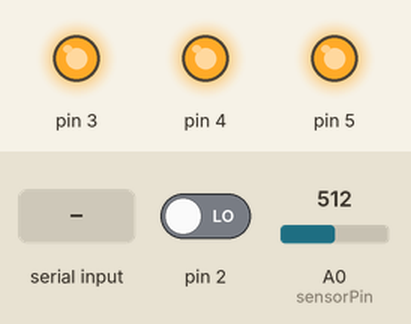
Recording of a sketch running on a simulated Arduino Uno, built with avr-gcc and run on an emulated ATmega328P. Parts: output pins drawn as LEDs (lit = HIGH). Dashed ring = blinking. Inputs (shaded band) come from the test bench; at power-on: pin 2 LOW, A0 (sensorPin) = 512. What the sketch prints to the serial monitor is not drawn.

Above: at 1.2 s.
1.3 s: pin 2 driven HIGH
At 2.12 s:
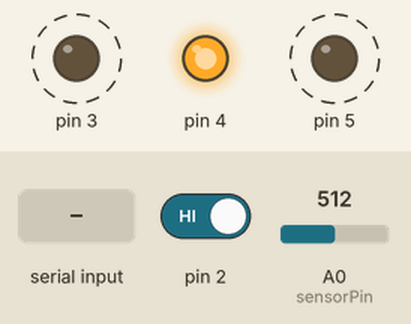
At 3.3 s:
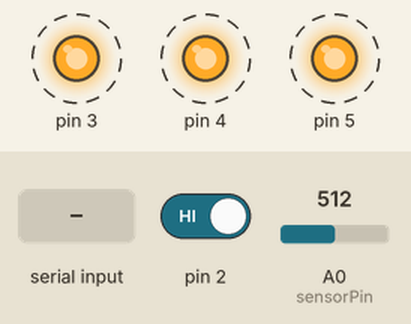
5.4 s: A0 (sensorPin) set to 122
At 6.0 s:
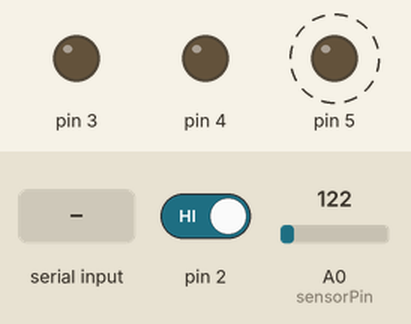
9.5 s: "Grn" received over Serial
At 10.8 s:
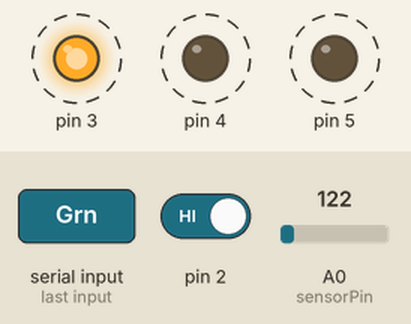
13.6 s: "Ylw" received over Serial
17.7 s: "Red" received over Serial
21.8 s: "Ylw90\n" received over Serial
Timing chart, 0 to 26.9 s (numbered marks = the images above; inputs shaded):
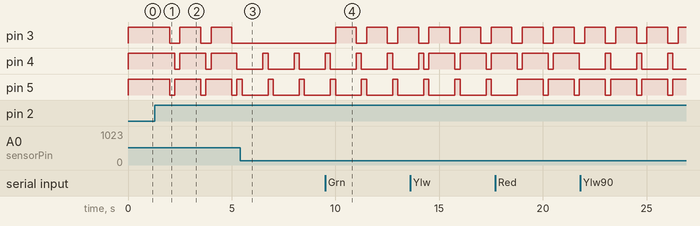

The sketch:

temperature_sensor_program_v2.ino
```cpp
const int sensorPin = A0;
const float baselineTemp = 20.0;
int AppState = 1;
int switchState = 0;
int grnLEDLmt = 22;
int ylwLEDLmt = 24;
int redLEDLmt = 26;

void setup()
{
  Serial.begin(9600);
  for (int pinNumber = 3; pinNumber < 6; pinNumber++)
  {
    pinMode(pinNumber, OUTPUT);
    digitalWrite(pinNumber, LOW);
  }
  pinMode(2, INPUT);
}

void loop()
{
  switchState = digitalRead(2);

  if (switchState == HIGH)
  {
    if (AppState == 1)
    {
      AppState = 2;
    }
    else if (AppState == 2)
    {
      AppState = 1;
    }
  }

  if (Serial.available() > 0)
  {
    String incomingCommand;
    while (Serial.available() > 0)
    {
      char incomingData = Serial.read();
      incomingCommand = incomingCommand + incomingData;
    }
    if (incomingCommand.equals("two"))
    {
      AppState = 2;
    }
    else if (incomingCommand.equals("one"))
    {
      AppState = 1;
    }
    else if (incomingCommand.startsWith("Grn"))
    {
      incomingCommand.remove(0, 3);
      grnLEDLmt = incomingCommand.toInt();
    }
    else if (incomingCommand.startsWith("Ylw"))
    {
      incomingCommand.remove(0, 3);
      ylwLEDLmt = incomingCommand.toInt();
    }
    else if (incomingCommand.startsWith("Red"))
    {
      incomingCommand.remove(0, 3);
      redLEDLmt = incomingCommand.toInt();
    }
  }

  if (AppState == 1)
  {
    int sensorVal = analogRead(sensorPin);
    float voltage = (sensorVal/1024.0) * 5.0;
    float temperature = (voltage - .5) * 100;
    Serial.print(temperature);

    /** old behaviour, changed to allow changing from GUI input
    if (temperature < baselineTemp)
    {
      digitalWrite(3, LOW);
      digitalWrite(4, LOW);
      digitalWrite(5, LOW);
    }
    else if (temperature >= baselineTemp + 2 && temperature < baselineTemp + 4)
    {
      digitalWrite(3, HIGH);
      digitalWrite(4, LOW);
      digitalWrite(5, LOW);
    }
    else if (temperature >= baselineTemp + 4 && temperature < baselineTemp + 6)
    {
      digitalWrite(3, HIGH);
      digitalWrite(4, HIGH);
      digitalWrite(5, LOW);
    }
    else if (temperature >= baselineTemp + 6)
    {
      digitalWrite(3, HIGH);
      digitalWrite(4, HIGH);
      digitalWrite(5, HIGH);
    }
    **/

    // Green LED
    if (temperature < grnLEDLmt)
    {
      digitalWrite(3, LOW);
    }
    else if (temperature >= grnLEDLmt)
    {
      digitalWrite(3, HIGH);
    }
    // Yellow LED
    if (temperature < ylwLEDLmt)
    {
      digitalWrite(4, LOW);
    }
    else if (temperature >= grnLEDLmt)
    {
      digitalWrite(4, HIGH);
    }
    // Red LED
    if (temperature < redLEDLmt)
    {
      digitalWrite(5, LOW);
    }
    else if (temperature >= grnLEDLmt)
    {
      digitalWrite(5, HIGH);
    }

    delay(1000);
  }
  else if (AppState == 2)
  {
    Serial.print("CLOSE");
    digitalWrite(3, LOW);
    digitalWrite(4, HIGH);
    digitalWrite(5, LOW);
    delay(250);
    digitalWrite(4, LOW);
    digitalWrite(5, HIGH);
    delay(250);
  }
}
```

Measured:
- after the input at 1.3 s, pin 3: alternates HIGH for 1.0 s and LOW for 0.50 s, starting after 0.70 s; pin 4: alternates HIGH for 1.3 s and LOW for 0.25 s, starting after 0.95 s; pin 5: alternates HIGH for 1.3 s and LOW for 0.25 s, starting after 0.70 s
- after the input at 5.4 s, pin 3: stops changing and stays LOW
- after the input at 9.5 s, pin 3: alternates HIGH for 1.0 s and LOW for 0.50 s, starting after 0.51 s
